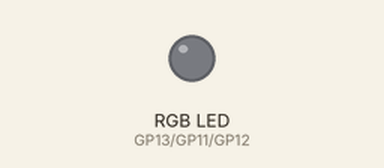
Simulated run of this program. Board: Raspberry Pi Pico running MicroPython. Shown: an RGB LED mixed from three pins (HIGH = lit). At 4.6 s the program stops and its outputs stay as they are.

Above: at 0.8 s.
At 2.7 s:
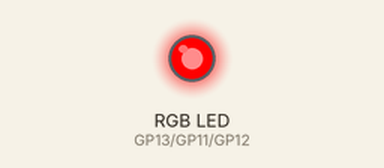
Timing chart, 0 to 5.9 s (numbered marks = the images above):
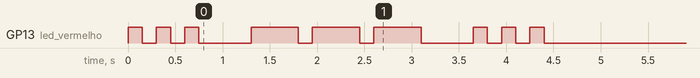

Measured:
- by itself, GP13 (led_vermelho): LOW → HIGH at 0.00 s, → LOW 0.15 s later, → HIGH 0.15 s later, → LOW 0.15 s later, … (18 changes in this stretch)

The program:

sinalizar_led_sos.py
```python
# sinalizar_led_sos.py
# Sinal de socorro SOS em código Morse
# Bloco: 🆘 Sinalizar LED da cor ajuda (SOS)

from machine import Pin, PWM
import time

# Configuração dos pinos do LED RGB
LED_RED = 13   # GPIO13 - Vermelho
LED_GREEN = 11 # GPIO11 - Verde
LED_BLUE = 12  # GPIO12 - Azul

# Inicializa os LEDs com PWM
led_vermelho = PWM(Pin(LED_RED), freq=1000)
led_verde = PWM(Pin(LED_GREEN), freq=1000)
led_azul = PWM(Pin(LED_BLUE), freq=1000)

def sinalizar_sos(cor):
    """
    Emite o sinal de socorro S.O.S. em código Morse.
    Padrão: ... --- ... (3 curtos, 3 longos, 3 curtos)

    Args:
        cor: Tupla (R, G, B) com valores de 0 a 255
    """
    def piscar(duracao):
        led_vermelho.duty_u16(cor[0] * 257)
        led_verde.duty_u16(cor[1] * 257)
        led_azul.duty_u16(cor[2] * 257)
        time.sleep_ms(duracao)
        led_vermelho.duty_u16(0)
        led_verde.duty_u16(0)
        led_azul.duty_u16(0)
        time.sleep_ms(150)

 # Três piscadas curtas (S)
    for _ in range(3):
        piscar(150)
    time.sleep_ms(400)

 # Três piscadas longas (O)
    for _ in range(3):
        piscar(500)
    time.sleep_ms(400)

 # Três piscadas curtas (S)
    for _ in range(3):
        piscar(150)

# Exemplo de uso
if __name__ == "__main__":
 # Envia sinal SOS na cor vermelha
    sinalizar_sos((255, 0, 0))
```
